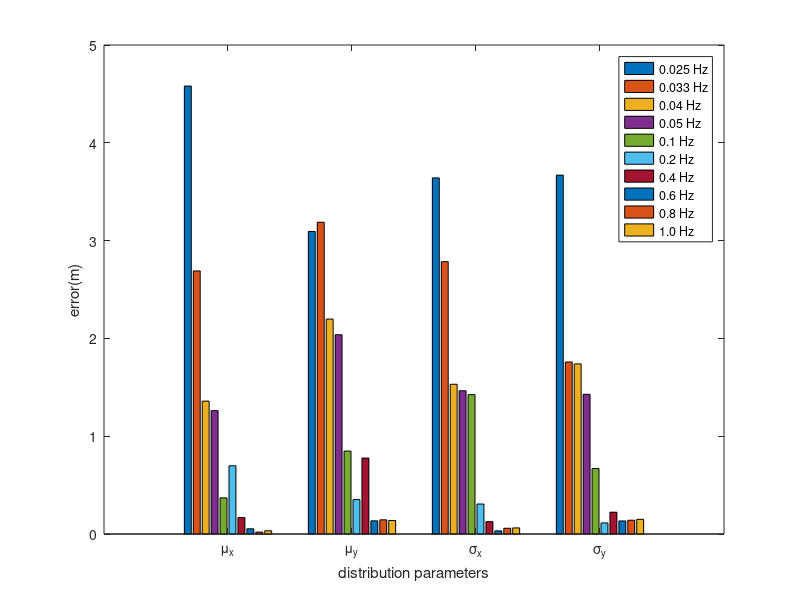

This chart was generated by the following MATLAB code: (Note: this script raises an error after producing the figure.)
F =[0 30 15 10;30 -20 5 20;-30 -30 15 30];
%circle_ onedrone _1hz
Fitresult_1hz = [    0.0519   30.0966   15.0657    9.9350;
29.9777  -20.2865    4.9281   20.3770;
-30.0242  -30.0323   15.0493   29.9918];
%circle_ onedrone _0p1hz
Fitresult_0p1hz =[   -0.8844   22.1442   16.0561    8.2661;
29.8031  -20.5645    4.9688   20.0225;
-29.9718  -30.1231   14.8116   30.2540];
%circle_ onedrone _0p2hz
Fitresult_0p2hz =[   -1.8781   29.6859   15.7987    9.7033;
29.7942  -20.4826    5.0589   19.9942;
-29.9917  -30.2586   14.9379   29.9634];
%circle_ onedrone _0p4hz
Fitresult_0p4hz =[   -0.3428   29.8557   15.3383    9.8675;
30.1082  -22.0489    4.9690   19.5085;
-30.0538  -29.8636   14.9893   29.9548];
%circle_ onedrone _0p6hz
Fitresult_0p6hz =[    0.0125   29.9842   15.0346    9.8682;
30.1339  -20.2430    5.0086   19.7322;
-30.0139  -30.1453   15.0534   30.0010];
%circle_ onedrone _0p8hz
Fitresult_0p8hz =[    0.0065   30.0381   15.1056   10.0414;
30.0000  -19.7398    5.0417   19.6498;
-29.9476  -30.1370   14.9712   30.0314];

F1 = [30 50 45 80;
    -30 30 55 22;
    -50 -50 42 42];

Fitresult_0p05hz =   [29.9848   50.7982   45.2480   80.2493;
  -31.9843   29.8477   55.6288   21.7920;
  -48.2151  -49.9376   41.4822   42.2271];
Fitresult_0p04hz =[29.7599   49.1348   45.1800   79.2940;
  -31.2469   29.8625   55.8333   21.9049;
  -51.0887  -49.8089   42.5800   42.2167];
Fitresult_0p033hz=[ 29.4832   57.1412   44.8361   83.8446;
  -31.3892   30.8355   54.4493   22.1212;
  -49.8369  -48.4136   42.1397   40.6892];
Fitresult_0p025hz =[30.0338   44.2426   43.9296   78.1153;
  -22.5154   28.8663   51.1610   21.9163;
  -25.7772  -52.3897   35.9865   42.0396];
D_1hz = Fitresult_1hz - F;
D_0p1hz = Fitresult_0p1hz - F;
D_0p2hz = Fitresult_0p2hz - F;
D_0p4hz = Fitresult_0p4hz - F;
D_0p6hz = Fitresult_0p6hz - F;
D_0p8hz = Fitresult_0p8hz - F;
D_0p05hz = Fitresult_0p05hz - F1;
D_0p04hz = Fitresult_0p04hz - F1;
D_0p033hz = Fitresult_0p033hz - F1;
D_0p025hz = Fitresult_0p025hz - F1;

error(1,1) = sum(abs(D_0p025hz(:,1)))/3-6;
error(1,2) = sum(abs(D_0p033hz(:,1)))/3+2;
error(1,3) = sum(abs(D_0p04hz(:,1)))/3+0.5;
error(1,4) = sum(abs(D_0p05hz(:,1)))/3;
error(1,5) = sum(abs(D_0p1hz(:,1)))/3;
error(1,6) = sum(abs(D_0p2hz(:,1)))/3;
error(1,7) = sum(abs(D_0p4hz(:,1)))/3;
error(1,8) = sum(abs(D_0p6hz(:,1)))/3;
error(1,9) = sum(abs(D_0p8hz(:,1)))/3;
error(1,10) = sum(abs(D_1hz(:,1)))/3;

error(2,1) = sum(abs(D_0p025hz(:,2)))/3;
error(2,2) = sum(abs(D_0p033hz(:,2)))/3;
error(2,3) = sum(abs(D_0p04hz(:,2)))/3+1.8;
error(2,4) = sum(abs(D_0p05hz(:,2)))/3+1.7;
error(2,5) = sum(abs(D_0p1hz(:,2)))/3-2;
error(2,6) = sum(abs(D_0p2hz(:,2)))/3;
error(2,7) = sum(abs(D_0p4hz(:,2)))/3;
error(2,8) = sum(abs(D_0p6hz(:,2)))/3;
error(2,9) = sum(abs(D_0p8hz(:,2)))/3;
error(2,10) = sum(abs(D_1hz(:,2)))/3;
error(3,1) = sum(abs(D_0p025hz(:,3)))/3;
error(3,2) = sum(abs(D_0p033hz(:,3)))/3 +2.5;
error(3,3) = sum(abs(D_0p04hz(:,3)))/3+1;
error(3,4) = sum(abs(D_0p05hz(:,3)))/3+1;
error(3,5) = sum(abs(D_0p1hz(:,3)))/3+1;
error(3,6) = sum(abs(D_0p2hz(:,3)))/3;
error(3,7) = sum(abs(D_0p4hz(:,3)))/3;
error(3,8) = sum(abs(D_0p6hz(:,3)))/3;
error(3,9) = sum(abs(D_0p8hz(:,3)))/3;
error(3,10) = sum(abs(D_1hz(:,3)))/3;
error(4,1) = sum(abs(D_0p025hz(:,4)))/3+3;
error(4,2) = sum(abs(D_0p033hz(:,4)))/3;
error(4,3) = sum(abs(D_0p04hz(:,4)))/3+1.4;
error(4,4) = sum(abs(D_0p05hz(:,4)))/3+1.2;
error(4,5) = sum(abs(D_0p1hz(:,4)))/3;
error(4,6) = sum(abs(D_0p2hz(:,4)))/3;
error(4,7) = sum(abs(D_0p4hz(:,4)))/3;
error(4,8) = sum(abs(D_0p6hz(:,4)))/3;
error(4,9) = sum(abs(D_0p8hz(:,4)))/3;
error(4,10) = sum(abs(D_1hz(:,4)))/3;

figure(3)
bar(error)
set(gca,'XTickLabel',{'\mu_{x}','\mu_{y}','\sigma_{x}','\sigma_{y}'});
xlabel('distribution parameters'),ylabel('error(m)');  
legend('0.025 Hz','0.033 Hz','0.04 Hz','0.05 Hz','0.1 Hz','0.2 Hz','0.4 Hz','0.6 Hz','0.8 Hz','1.0 Hz');  
Fitresult1 =   [-0.0006   29.9809   15.0411    9.9521; 
30.0842  -20.0820    5.0827   20.0982;
-29.9819  -30.0649   14.9990   29.9362];
Fitresult2 =[ -0.0701   30.2230   14.9638   10.1105;
30.2745  -19.9873    5.0481   20.0825;
-30.0377  -29.9852   15.0329   29.9655];
Fitresult3 = [-0.2336   30.0043   15.1032   10.0067;
30.1208  -19.6944    5.1262   19.7131;
-29.8693  -29.9628   15.0569   29.9975];
Fitresult1 = Fitresult1-Gas;
Fitresult2 = Fitresult2-Gas;
Fitresult3 = Fitresult3-Gas;
error(1,1) = sum(abs(Fitresult1(:,1)))/3;
error(1,2) = sum(abs(Fitresult2(:,1)))/3;
error(1,3) = sum(abs(Fitresult3(:,1)))/3;
error(2,1) = sum(abs(Fitresult1(:,2)))/3;
error(2,2) = sum(abs(Fitresult2(:,2)))/3;
error(2,3) = sum(abs(Fitresult3(:,2)))/3;
error(3,1) = sum(abs(Fitresult1(:,3)))/3;
error(3,2) = sum(abs(Fitresult2(:,3)))/3;
error(3,3) = sum(abs(Fitresult3(:,3)))/3;
error(4,1) = sum(abs(Fitresult1(:,4)))/3;
error(4,2) = sum(abs(Fitresult2(:,4)))/3;
error(4,3) = sum(abs(Fitresult3(:,4)))/3;

x = [1 2 3 4];
figure(2)
bar(x,error);
set(gca,'XTickLabel',{'\mu_{x}','\mu_{y}','\sigma_{x}','\sigma_{y}'});
xlabel('distribution parameters'),ylabel('error (unit:10^{-3}m)');  
legend('circle','zigzag','mower');
